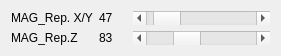
   <widget class="QWidget" name="verticalLayoutWidget_12">
    <property name="geometry">
     <rect>
      <x>470</x>
      <y>890</y>
      <width>281</width>
      <height>51</height>
     </rect>
    </property>
    <layout class="QVBoxLayout" name="verticalLayout_5">
     <item>
      <layout class="QGridLayout" name="gridLayout_7" columnstretch="2,1,5">
       <item row="1" column="2">
        <widget class="QScrollBar" name="mag_rep_z_slider">
         <property name="minimum">
          <number>1</number>
         </property>
         <property name="maximum">
          <number>256</number>
         </property>
         <property name="value">
          <number>83</number>
         </property>
         <property name="orientation">
          <enum>Qt::Horizontal</enum>
         </property>
        </widget>
       </item>
       <item row="0" column="2">
        <widget class="QScrollBar" name="mag_rep_xy_slider">
         <property name="minimum">
          <number>1</number>
         </property>
         <property name="maximum">
          <number>511</number>
         </property>
         <property name="singleStep">
          <number>2</number>
         </property>
         <property name="value">
          <number>47</number>
         </property>
         <property name="orientation">
          <enum>Qt::Horizontal</enum>
         </property>
        </widget>
       </item>
       <item row="0" column="0">
        <widget class="QLabel" name="label_12">
         <property name="text">
          <string>MAG_Rep. X/Y</string>
         </property>
        </widget>
       </item>
       <item row="0" column="1">
        <widget class="QLabel" name="mag_rep_xy_txt">
         <property name="text">
          <string>47</string>
         </property>
        </widget>
       </item>
       <item row="1" column="1">
        <widget class="QLabel" name="mag_rep_z_txt">
         <property name="text">
          <string>83</string>
         </property>
        </widget>
       </item>
       <item row="1" column="0">
        <widget class="QLabel" name="label_13">
         <property name="text">
          <string>MAG_Rep.Z</string>
         </property>
        </widget>
       </item>
      </layout>
     </item>
    </layout>
   </widget>
